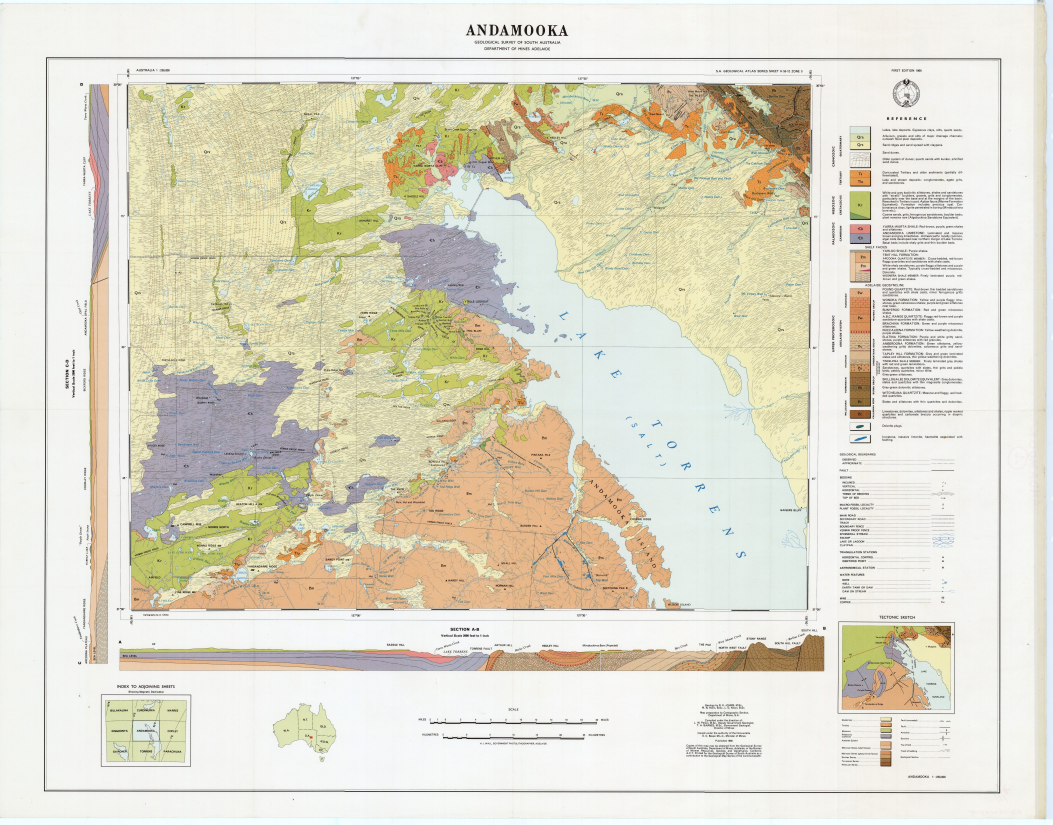
#> input picture 06_sources/level1_stratigraphic_frame/sheets/andamooka_1966_first_edition_150dpi.jpg, 5264 x 4121 px, found by its file name (shown at 1/5 size)
$ jupyter execute --allow-errors wp4_level1_stratigraphic_frame.ipynb
#> lines starting #> are read from the running program, lines starting #| are printed output that depends on the picture
# WP4 Annex A, Level 1: the stratigraphic frame, checked basis piece by basis piece

Annex A of the WP4 period-prior guideline builds the sediment-hosted sampler in five levels and closes each level with a "Basis:" sentence naming the documents the level may draw on. For Level 1, the stratigraphic frame, that sentence is *"the SA Geological Survey 1:250,000 sheets and explanatory notes for the Andamooka and Torrens areas and the logged t0 bores."* It names three pieces, and this notebook takes them one at a time:

- **Part A: the 1:250,000 sheets** (ANDAMOOKA 1966, TORRENS 1964, first editions).
- **Part B: the explanatory notes.** No notes booklet was issued for either sheet; the companion text is Johns' "Geology and mineral resources of the Andamooka-Torrens area", RB 61/00102 (1965) published as Bulletin 41 (1968).
- **Part C: the logged t0 bores** (the SA Geodata export clipped to the study windows and to a 2 degree buffer, with the 1979 SADME compilation as a cross-check).

Each part ends with a verdict on that piece: on disk or not, in state at t0 or not, and what it contributes to the frame. Part D puts the three together. Only files in `wp4_prior_state/annexA_levels/level1_stratigraphic_frame/` are read. The information-state rule is one cutoff, t0 = 2 May 1975 (the EL 190 grant); anything later is labelled and used only to check the modern export against the period record. Figures are drawn at final printed width and saved at 300 dpi to `03_results/wp4_prior/figures/` as `wp4_L1_<part><step>_*.png`.

[cell 1]
# --- journal figure style ---------------------------------------------------
# Every text element has an explicit size; figures are drawn at final printed
# width so the point sizes below are the sizes that reach the page.
import matplotlib.pyplot as plt

FS_TICK, FS_LABEL, FS_LEGEND, FS_ANNOT, FS_PANEL = 8, 9, 8, 7, 9
COL1, COL15, COL2 = 3.5, 5.5, 7.2      # single / 1.5 / double column width (in)

plt.rcParams.update({
    # typeface
    "font.family": "sans-serif",
    "font.sans-serif": ["Arial", "Helvetica", "DejaVu Sans"],
    "mathtext.fontset": "dejavusans",
    "font.size": FS_TICK,
    # text elements
    "axes.labelsize": FS_LABEL,
    "axes.titlesize": FS_PANEL,
    "xtick.labelsize": FS_TICK,
    "ytick.labelsize": FS_TICK,
    "legend.fontsize": FS_LEGEND,
    "legend.title_fontsize": FS_LEGEND,
    "figure.titlesize": FS_LABEL,
    # axes furniture: thin frame, ticks inward on all four sides, minor ticks
    "axes.linewidth": 0.6,
    "axes.grid": False,
    "xtick.direction": "in", "ytick.direction": "in",
    "xtick.top": True, "ytick.right": True,
    "xtick.minor.visible": True, "ytick.minor.visible": True,
    "xtick.major.width": 0.6, "ytick.major.width": 0.6,
    "xtick.minor.width": 0.4, "ytick.minor.width": 0.4,
    "xtick.major.size": 3.0, "ytick.major.size": 3.0,
    "xtick.minor.size": 1.8, "ytick.minor.size": 1.8,
    # marks
    "lines.linewidth": 1.0,
    "lines.markersize": 3.0,
    "legend.frameon": False,
    "legend.handlelength": 1.6,
    "legend.borderaxespad": 0.4,
    # output
    "figure.dpi": 110,
    "savefig.dpi": 300,
    "savefig.bbox": "tight",
    "savefig.pad_inches": 0.05,
})

def panel_labels(axes, labels=("(a)", "(b)")):
    """Bold (a)/(b) above the top-left corner of each axes."""
    for ax, lab in zip(axes, labels):
        ax.set_title(lab, loc="left", fontsize=FS_PANEL, fontweight="bold")

# --- batlow: Crameri's scientific colour map (Crameri et al. 2020, Nat. Commun.)
# 32 anchor points interpolated to 256 steps; reproduces the published map to
# within 1.4/255 per channel. Embedded so the notebook needs no extra package.
from matplotlib.colors import LinearSegmentedColormap
_BATLOW = [
    (0.0052, 0.0982, 0.3498), (0.0321, 0.1468, 0.3582), (0.0494, 0.1911, 0.3658), (0.0592, 0.2298, 0.3723),
    (0.0679, 0.2671, 0.3782), (0.0771, 0.2970, 0.3824), (0.0903, 0.3257, 0.3849), (0.1097, 0.3531, 0.3842),
    (0.1413, 0.3812, 0.3771), (0.1778, 0.4030, 0.3638), (0.2201, 0.4219, 0.3443), (0.2662, 0.4386, 0.3201),
    (0.3208, 0.4560, 0.2898), (0.3709, 0.4711, 0.2621), (0.4225, 0.4861, 0.2345), (0.4762, 0.5013, 0.2081),
    (0.5402, 0.5186, 0.1831), (0.6005, 0.5336, 0.1706), (0.6627, 0.5475, 0.1740), (0.7243, 0.5596, 0.1954),
    (0.7906, 0.5714, 0.2362), (0.8457, 0.5817, 0.2826), (0.8958, 0.5938, 0.3379), (0.9378, 0.6096, 0.4023),
    (0.9708, 0.6324, 0.4833), (0.9864, 0.6555, 0.5571), (0.9923, 0.6790, 0.6283), (0.9930, 0.7020, 0.6958),
    (0.9914, 0.7276, 0.7703), (0.9891, 0.7510, 0.8380), (0.9860, 0.7753, 0.9084), (0.9814, 0.8004, 0.9813),
]
BATLOW = LinearSegmentedColormap.from_list("batlow", _BATLOW, N=256)

import matplotlib.patheffects as _pe
HALO = [_pe.withStroke(linewidth=1.6, foreground="white")]   # keeps markers and
# labels legible where they sit on a filled colour field

## Data

All reads are relative paths into the Level 1 folder. The cell lists the folder and loads the tables. Dates in the bore tables are the hole's own drill date (`MAX_DRILLED_DEPTH_DATE` in SA Geodata); membership at t0 is a date screen, not a stored flag.

[cell 2]
from pathlib import Path
import re
import numpy as np
import pandas as pd
from PIL import Image
Image.MAX_IMAGE_PIXELS = None

L1 = Path("../../01_data/wp1_data/database/wp4_prior_state/annexA_levels/level1_stratigraphic_frame")
FIG = Path("../../03_results/wp4_prior/figures")
assert L1.is_dir(), "run from 02_code/notebooks/"
FIG.mkdir(parents=True, exist_ok=True)

T0 = pd.Timestamp("1975-05-02")                       # EL 190 grant: the one cutoff
OD_LON, OD_LAT = 136.887, -30.441                     # Olympic Dam (wp1_harvester OD_CENTER)
FT = 0.3048

#> (the rest of this cell did not finish here and is left out)

## Step 0. Before the pieces: what Level 1 holds and when it dates from

Before any number is used, the sources are placed on a time axis against t0. The two sheets carry their edition years on their margins; the Johns text has a report-book date and a Bulletin transmittal date; the bores carry drill dates; the SADME compilation is dated 1979 and is the one item that post-dates t0. The bars count the regional-window holes by drill year, which shows how thin the bore record is before the licence was granted and how the WMC drilling floods in after it.

[cell 3]
docs = [   # label, date, kind; dates from the sheet margins, the SARIG record date, the Bulletin transmittal and the compilation cover
    ("TORRENS SH 53-16, 1st edition", "1964-07-01", "sheet"),
    ("ANDAMOOKA SH 53-12, 1st edition", "1966-07-01", "sheet"),
    ("RB 61/00102, Johns (report book)", "1965-10-19", "text"),
    ("Bulletin 41, Johns (transmitted 16 Aug 1967)", "1968-01-01", "text"),
    ("SADME compilation, Trevena 1979", "1979-01-01", "crosscheck"),
]
docs = pd.DataFrame(docs, columns=["label", "date", "kind"])
docs["date"] = pd.to_datetime(docs.date)
KIND_COL = {"sheet": "#2a78d6", "text": "#eda100", "crosscheck": "0.45"}

def dec_year(ts):
    return ts.year + (ts.dayofyear - 1) / 365.25
docs["year"] = docs.date.map(dec_year)
T0Y = dec_year(T0)

#> (the rest of this cell did not finish here and is left out)

### How to read this figure

Panel (a) puts each Level 1 source at its date: blue dots are the two map sheets, orange the companion text in its two forms, grey the 1979 SADME compilation. Panel (b) counts the holes in the regional window by drill year; dark bars are holes drilled before the red dashed line (t0, 2 May 1975), light bars after it. The sheets and the text all sit before t0, so the whole frame side of Level 1 is in state. The bore record before t0 is thin, a handful of holes in most years, and it jumps after 1975 when WMC's RD series begins; those later holes are exactly the ones the prior must not see. The compilation sits four years after t0 and is used only in Step C3, to check the modern export against a period reading.

## Part A, basis piece 1: the 1:250,000 sheets

### Step A1. The two sheets, the study windows and the deposit

The first editions are shown as their 150 dpi renders, placed in longitude and latitude from the neat lines of each sheet (ANDAMOOKA 136.5 to 138 E, 30 to 31 S; TORRENS the same longitudes, 31 to 32 S). The neat-line pixels were read from the graticule corners of each render and are checked here by the pixels-per-degree they imply against the sheet scale. The regional window and the deposit go on ANDAMOOKA, the companion window on TORRENS. This is the frame's only map view of the surface geology at the deposit before drilling.

[cell 4]
SHEETS = {   # file, (left, right, top, bottom) neat-line pixels, lon/lat extent of the neat lines
    "ANDAMOOKA 1966": ("sheets/andamooka_1966_first_edition_150dpi.jpg", (645, 4044, 417, 3048), (136.5, 138.0, -31.0, -30.0)),
    "TORRENS 1964":   ("sheets/torrens_1964_first_edition_150dpi.jpg",   (714, 4093, 420, 3046), (136.5, 138.0, -32.0, -31.0)),
}
STEP = 3   # render downsampling for display

def sheet_extent(name):
#> called with name = 'ANDAMOOKA 1966'
    file, px, geo = SHEETS[name]
    L, R, T, B = px; lon0, lon1, lat0, lat1 = geo
    im = Image.open(L1 / file); W, H = im.size
#> in sheet_extent, im is the input picture: PIL image 5264x4121 RGB; mean R, G, B 223.7, 219.9, 202.9
#> after `W, H = im.size`: W = 5264; H = 4121
    ppd_x = (R - L) / (lon1 - lon0); ppd_y = (B - T) / (lat1 - lat0)
    return (lon0 - L / ppd_x, lon0 + (W - L) / ppd_x, lat1 - (H - T) / ppd_y, lat1 + T / ppd_y), ppd_x, ppd_y, im

fig, axes = plt.subplots(1, 2, figsize=(COL2, 2.9))
fig.subplots_adjust(wspace=0.04, left=0.01, right=0.99, top=0.9, bottom=0.02)
for ax, name in zip(axes, SHEETS):
    geo = SHEETS[name][2]
    ext, ppd_x, ppd_y, im = sheet_extent(name)
#> ext = (136.2, 138.5, -31.41, -29.84); ppd_x = 2266; ppd_y = 2631
    arr = np.asarray(im.reduce(STEP))
    ax.imshow(arr, extent=ext, interpolation="antialiased")
    ax.set_xlim(geo[0], geo[1]); ax.set_ylim(geo[2], geo[3])
    ax.set_xticks([]); ax.set_yticks([]); ax.tick_params(length=0)
    for s in ax.spines.values(): s.set_linewidth(0.8)
    lat_mid = 0.5 * (geo[2] + geo[3])
    print(f"{name}: {ppd_x:.0f} px/deg lon, {ppd_y:.0f} px/deg lat; expected at 1:250,000 and 150 dpi: "
          f"{111.32*np.cos(np.radians(lat_mid))*1e5/2.54/250000*150*1:.0f} and {111.32*1e5/2.54/250000*150:.0f}")
#| ANDAMOOKA 1966: 2266 px/deg lon, 2631 px/deg lat; expected at 1:250,000 and 150 dpi: 2266 and 2630
#> (the rest of this cell did not finish here and is left out)

### How to read this figure

Each panel is one first-edition sheet as printed, cropped to its neat lines, so the colours and the reference are the surveyor's own. In (a) the black dot is Olympic Dam and the solid rectangle the regional window that the bore tables were clipped to; its western strip falls off the sheet onto KINGOONYA. In (b) the dashed rectangle is the companion window over the Mount Gunson district. The printed check confirms the placement: the renders give 2,266 (ANDAMOOKA) and 2,253 (TORRENS) pixels per degree of longitude and about 2,630 per degree of latitude, within half a percent of what a 1:250,000 sheet at 150 dpi should give at these latitudes. What the reader should see is that the deposit sits on flat cover, sand ridges over the Arcoona plateau, with no outcrop of anything older than the Adelaidean shelf sediments anywhere on the sheet; the frame below the surface has to come from the text and the bores, not from mapped geology.

### Step A2. What the ANDAMOOKA sheet shows at the deposit

A 60 by 42 km crop of the 1966 render centred on the deposit, at the sheet's own colours and lettering. The deposit is placed through the graticule (the same neat-line pixels as Step A1). This is the surface geology an explorer could read off the published map before any hole was drilled in the window.

[cell 5]
name = "ANDAMOOKA 1966"
file, px, geo = SHEETS[name]
ext, ppd_x, ppd_y, im = sheet_extent(name)
#> ext = (136.2, 138.5, -31.41, -29.84); ppd_x = 2266; ppd_y = 2631
L, R, T, B = px; lon0, lon1, lat0, lat1 = geo
half_w_km, half_h_km = 30.0, 21.0
km_deg_lon = 111.32 * np.cos(np.radians(OD_LAT))
dlon, dlat = half_w_km / km_deg_lon, half_h_km / 111.32
def to_px(lon, lat):
    return L + (lon - lon0) * ppd_x, T + (lat1 - lat) * ppd_y
x0, y1 = to_px(OD_LON - dlon, OD_LAT - dlat)
#> x0 = 813.6; y1 = 2073.6
x1, y0 = to_px(OD_LON + dlon, OD_LAT + dlat)
#> x1 = 2230.3; y0 = 1080.9
crop = im.crop((int(x0), int(y0), int(x1), int(y1)))
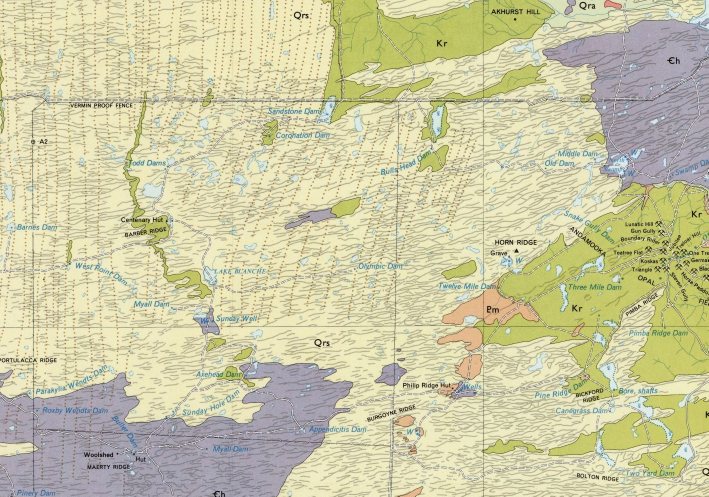
#> crop: PIL image 1417x993 RGB (shown at 1/2 size); mean R, G, B 204, 201.4, 164.1

fig, ax = plt.subplots(figsize=(COL15, COL15 * (2 * half_h_km) / (2 * half_w_km) + 0.1))
fig.subplots_adjust(left=0.01, right=0.99, top=0.99, bottom=0.01)
ax.imshow(np.asarray(crop), extent=(OD_LON - dlon, OD_LON + dlon, OD_LAT - dlat, OD_LAT + dlat), interpolation="antialiased")
ax.set_aspect(1 / np.cos(np.radians(OD_LAT)))
ax.plot(OD_LON, OD_LAT, "o", color="black", ms=6, mec="white", mew=0.9)
ax.text(OD_LON + 0.012, OD_LAT + 0.008, "Olympic Dam", color="black", path_effects=HALO, va="bottom")
ax.set_xticks([]); ax.set_yticks([]); ax.tick_params(length=0)
for sp_ in ax.spines.values(): sp_.set_linewidth(0.8)
sx, sy = OD_LON - dlon + 2 / km_deg_lon, OD_LAT - dlat + 2 / 111.32
for k in (0, 5, 10):
    ax.plot([sx + k / km_deg_lon] * 2, [sy - 0.004, sy + 0.004], color="black", lw=0.8)
    ax.text(sx + k / km_deg_lon, sy + 0.007, str(k), ha="center", va="bottom", path_effects=HALO)
ax.plot([sx, sx + 10 / km_deg_lon], [sy, sy], color="black", lw=0.8)
ax.text(sx + 5 / km_deg_lon, sy - 0.006, "KILOMETRES", ha="center", va="top", path_effects=HALO)
fig.savefig(FIG / "wp4_L1_A2_sheet_at_deposit.png", dpi=300)
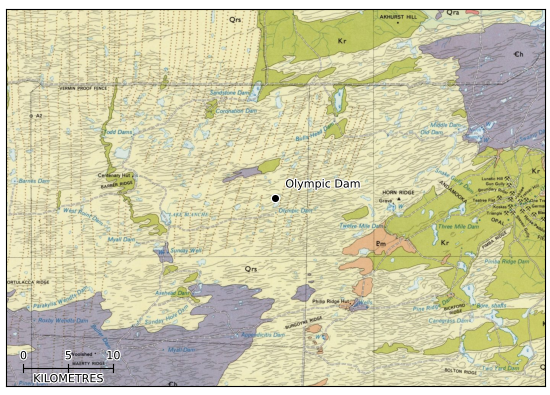
#> figure drawn by matplotlib, 1 panel
plt.show()
ox, oy = to_px(OD_LON, OD_LAT)
#> ox = 1521.9; oy = 1577.3
print(f"deposit at render pixel ({ox:.0f}, {oy:.0f}); crop {crop.size[0]} x {crop.size[1]} px = {2*half_w_km:.0f} x {2*half_h_km:.0f} km at {ppd_x/km_deg_lon:.1f} px/km")
#| deposit at render pixel (1522, 1577); crop 1417 x 993 px = 60 x 42 km at 23.6 px/km

### How to read this figure

The picture is the ANDAMOOKA first edition itself, 60 km wide and 42 km high around the black dot that marks Olympic Dam, with a 10 km scale bar in the lower left. The pale yellow with fine ridging is Quaternary sand (Qrs on the sheet), the green patches are Cretaceous (Kr), the purple areas lettered Єh are the Cambrian Andamooka Limestone, and the orange patch lettered Pm south-east of the deposit is Upper Proterozoic, the Tent Hill Formation. The lettering and symbols are the surveyor's. What the reader should see is the absence: no unit older than the Adelaidean shelf sequence is mapped anywhere in the crop, no fault or fold symbol is drawn at the deposit, and nothing on the face gives a depth. The sheet locates the deposit on flat cover and hands every question about what lies beneath to the text and the bores.

### Verdict on basis piece 1: the sheets

On disk: yes, both first editions with renders, in `sheets/`. In state: yes, TORRENS 1964 and ANDAMOOKA 1966, eleven and nine years before t0. Contribution to the frame: the surface picture only. At the deposit the sheet shows sand and Cretaceous remnants over Cambrian limestone and the Tent Hill Formation, no basement and no structure; the regional window sits almost entirely on the ANDAMOOKA sheet and its western strip on KINGOONYA, which is not in the basis. The sheets fix the top of the frame and say nothing about its base; the placeholder band, the unconformity and its relief all have to come from Parts B and C.

## Part B, basis piece 2: the explanatory notes

No explanatory-notes booklet exists for either sheet (SARIG's ExpNotes series was walked in order and has no ANDAMOOKA or TORRENS entry). The companion text is Johns' "Geology and mineral resources of the Andamooka-Torrens area", written as report book RB 61/00102 (19 October 1965) and published as Geological Survey Bulletin 41 (transmitted 16 August 1967, printed 1968). Both are in `notes/`; the Bulletin's OCR text is beside it and is what the cells below search.

### Step B1. The cover stack as the Bulletin describes it, unit by unit

Every thickness the Bulletin gives for a unit of the Stuart Shelf succession between the surface and the Pernatty Grit (the unit now called Pandurra Formation) is taken from the text with its page, converted from feet, and drawn as a range. The cell also prints the lines of the text file that carry each number, so each bar can be checked against the scan.

[cell 6]
# unit, low_ft, high_ft, open_top (True: text says "over"), where the figure comes from, Bulletin page, regex that finds the line
units = [
    ("Marree Formation equivalent (Cretaceous)",     90,   90,  False, "90 ft Mesozoic section at Yarrawurta Cliff",              34, r"90ft\. thick"),
    ("Algebuckina Sandstone equivalent (Jurassic?)", 12,   50,  False, "12 ft at Andamooka Opalfield; ~50 ft at Trig Bluff",      33, r"12ft\. in thickness|50ft\. of cross-bedded"),
    ("Andamooka Limestone (Cambrian)",               0,    40,  True,  "veneer seldom > 40 ft on Andamooka, Roxby Downs, Parakylia; ~1,000 ft at Lake Arthur", 32, r"seldom more than 40ft"),
    ("passage beds at the Cambrian base",            10,   20,  False, "10 to 20 ft",                                              31, r"10-20ft"),
    ("Yarloo Shale",                                 50,   50,  False, "50 ft at Tea Tree Creek",                                  31, r"50ft\. in thickness for which the name Yarloo"),
    ("Arcoona Quartzite Member",                     100,  250, False, "< 100 ft in the south to 250 ft at Woomera",              31, r"250ft\. in the Woomera"),
    ("Tent Hill Fm, unnamed members",                236,  236, False, "236 ft in Woomera No. 1",                                  29, r"236ft\. in thickness"),
    ("Woomera Shale Member",                         50,   548.5, False, "< 50 ft at Mount Gunson to 548.5 ft in Woomera No. 1",  29, r"548ft\. 6in\."),
    ("Tent Hill Formation, whole",                   400,  1200, True,  "400 to over 1,200 ft",                                    28, r"400ft\. to over 1,200ft"),
    ("Pernatty Grit (= Pandurra Formation)",         1220, 1220, True,  "1,220 ft penetrated in Woomera No. 1, base not reached",   25, r"I,220ft|1,220ft"),
]
ut = pd.DataFrame(units, columns=["unit", "low_ft", "high_ft", "open", "basis", "page", "pattern"])
ut["low_m"], ut["high_m"] = ut.low_ft * FT, ut.high_ft * FT

fig, ax = plt.subplots(figsize=(COL15, 3.9))
fig.subplots_adjust(left=0.36, right=0.98, top=0.86, bottom=0.13)
for i, r in ut.iterrows():
    col = "#eda100" if i < 3 else ("#2a78d6" if i < 9 else "#b5473a")
    if r.low_m == r.high_m:
        ax.plot(r.low_m, i, "o", color=col, ms=5)
    else:
        ax.barh(i, r.high_m - r.low_m, left=max(r.low_m, 2.0), height=0.5, color=col, lw=0)
    if r.open:
        ax.annotate("", xy=(r.high_m * 1.45, i), xytext=(r.high_m * 1.03, i), arrowprops=dict(arrowstyle="-|>", color=col, lw=0.8))
ax.set_yticks(range(len(ut))); ax.set_yticklabels(ut.unit); ax.yaxis.set_minor_locator(plt.NullLocator())
ax.set_ylim(len(ut) - 0.5, -0.5)
ax.set_xscale("log"); ax.set_xlim(2, 600); ax.set_xlabel("Thickness quoted by Bulletin 41 (m, log scale)")
ax.xaxis.set_major_formatter(plt.FuncFormatter(lambda v, _: f"{v:g}"))
handles = [plt.Rectangle((0, 0), 1, 1, color="#eda100", label="Mesozoic and Cambrian veneer"),
           plt.Rectangle((0, 0), 1, 1, color="#2a78d6", label="Adelaidean: Tent Hill Formation and its members"),
           plt.Rectangle((0, 0), 1, 1, color="#b5473a", label="Pernatty Grit (Pandurra Formation)"),
           plt.Line2D([], [], color="0.3", marker=">", ls="", label="open-ended (\"over\", base not reached)")]
ax.legend(handles=handles, loc="lower center", bbox_to_anchor=(0.5, 1.0), ncol=2)
fig.savefig(FIG / "wp4_L1_B1_bulletin_thicknesses.png", dpi=300)
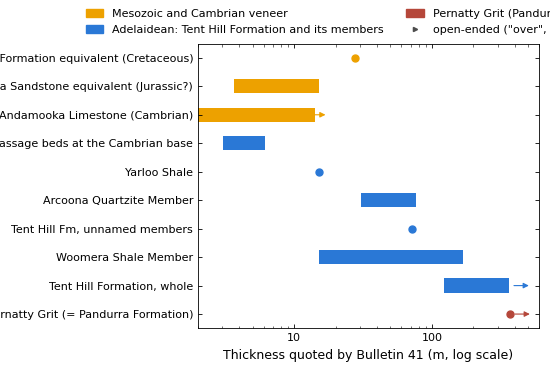
#> figure drawn by matplotlib, 1 panel
plt.show()

#> (the rest of this cell did not finish here and is left out)
